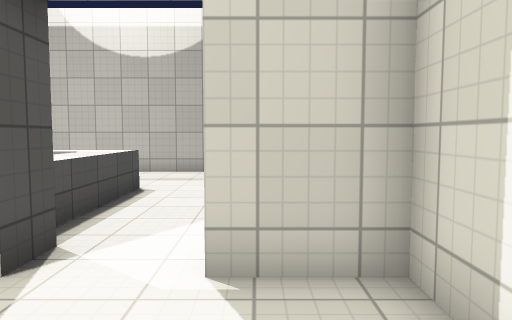
View 1 (above)

16 first-person views from a walk through a level from a Godot 3-D game. The camera is 1.4 m above the floor, tilts 4° down and sees 70° across. The floor is counted in squares, 1 m on a side. Each view is taken from the middle of a square. On the plan, view 1 faces up. The plan holds only what a view shows up to about 16 squares ahead; the rest is blank. The place goes on beyond the plan. Surface patterns are stand-ins for the level's own textures.

View 2
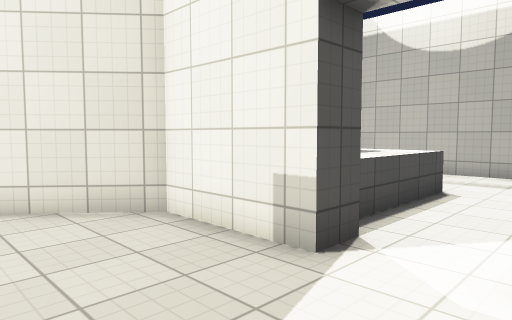

View 3
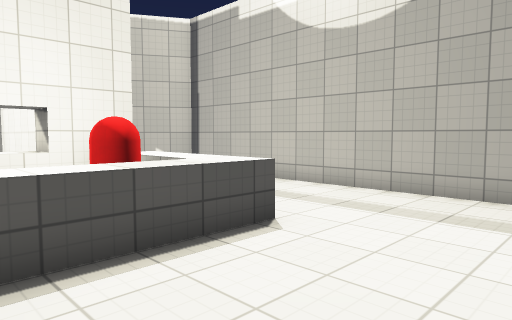

View 4
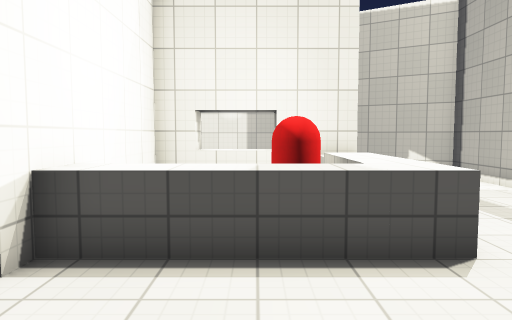

View 5
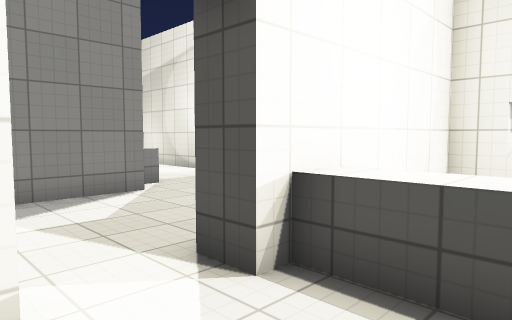

View 6
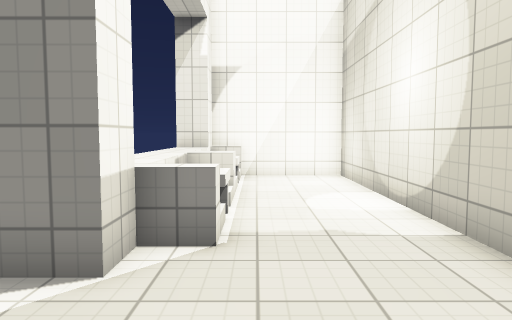

View 7
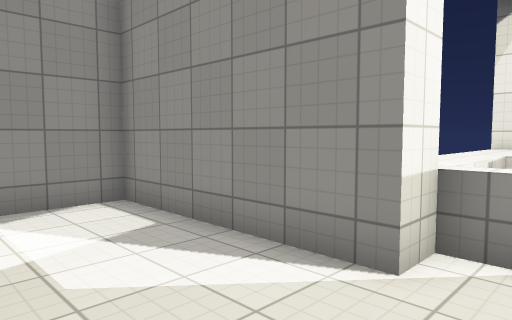

View 8
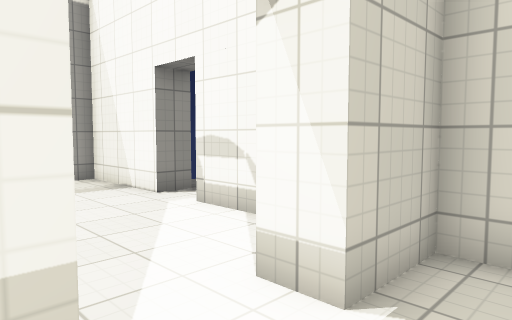

View 9
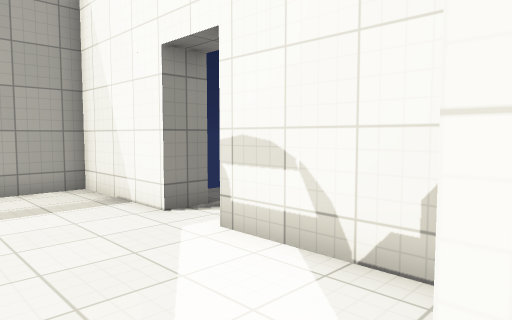

View 10
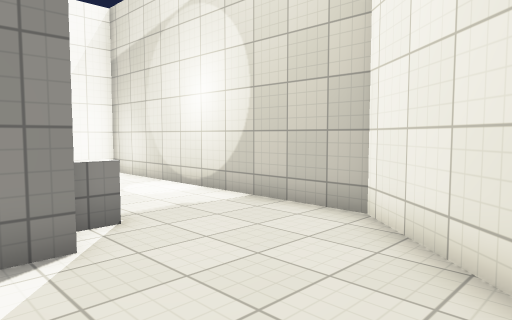

View 11
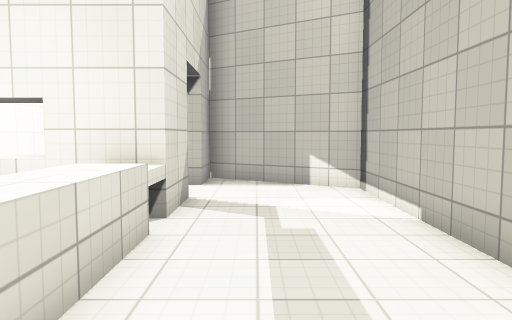

View 12
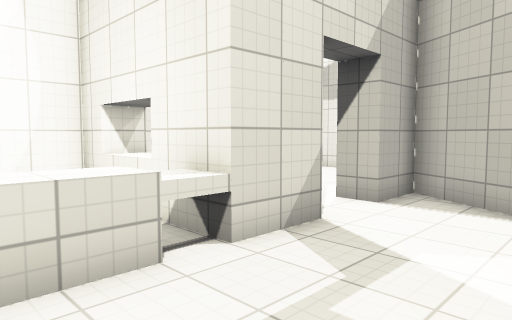

View 13
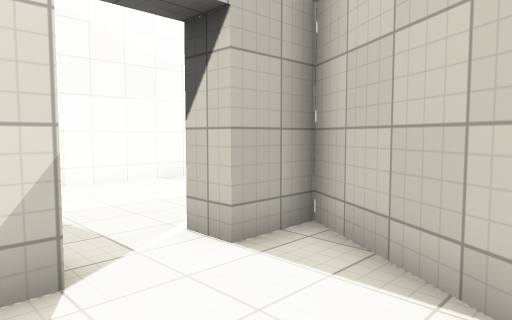

View 14
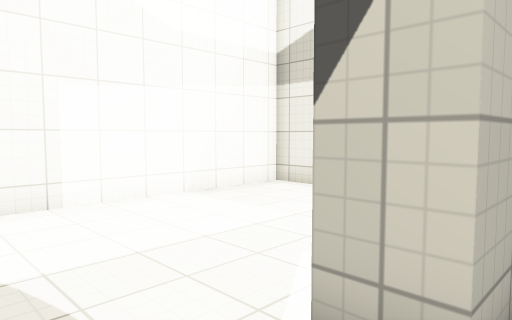

View 15
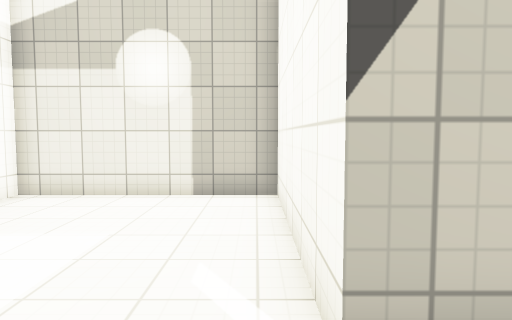

View 16
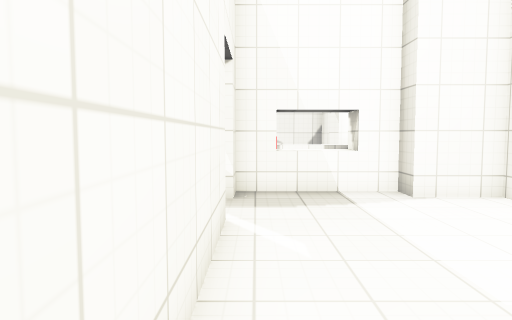

### Floor plan
Key: @ floor where view 1 was taken; # wall or solid block; . main floor; : floor 0.75 m higher than the main floor; + floor 1 m higher than the main floor; = window, fence, low wall or low ledge; ^ raised ledge.
Columns run from 19 left of view 1 to 3 right of it. Each row starts with its distance up from view 1.
 14        ###############
 13       ##.............#
 12       #..............#
 11      ##..............#.
 10      #...............#.
  9 #######..###^^^^^.....
  8 #.........##  #^^....#
  7 #.........==  #^^....#
  6 #.........==   ^^....#
  5 #.........##   ^^....#
  4 #........########..###
  3 #........# ###.......#
  2 #############......  #
  1           ##.........#
  0           #........@.#
 -1           #..........#
 -2           #...=#######
 -3           #...=#
 -4           #...=+
 -5           #...:+
 -6           #...=+
 -7           #...=+
 -8           #...=+
 -9           #...=
-10           #...^##
-11           #####

Where each view was taken, in squares from view 1:
view 1: 0 up, 0 right, facing up
view 2: 0 up, 0 right, facing up-left
view 3: 5 up, 1 right, facing up-left
view 4: 7 up, 1 right, facing left
view 5: 7 up, 0 right, facing down-left
view 6: 2 up, 6 left, facing down
view 7: 2 up, 6 left, facing down-right
view 8: 2 up, 3 left, facing up-right
view 9: 4 up, 2 left, facing up-right
view 10: 3 up, 3 left, facing down-left
view 11: 11 up, 2 left, facing left
view 12: 13 up, 5 left, facing down-left
view 13: 13 up, 9 left, facing down-left
view 14: 10 up, 10 left, facing down-left
view 15: 8 up, 10 left, facing left
view 16: 8 up, 18 left, facing right
